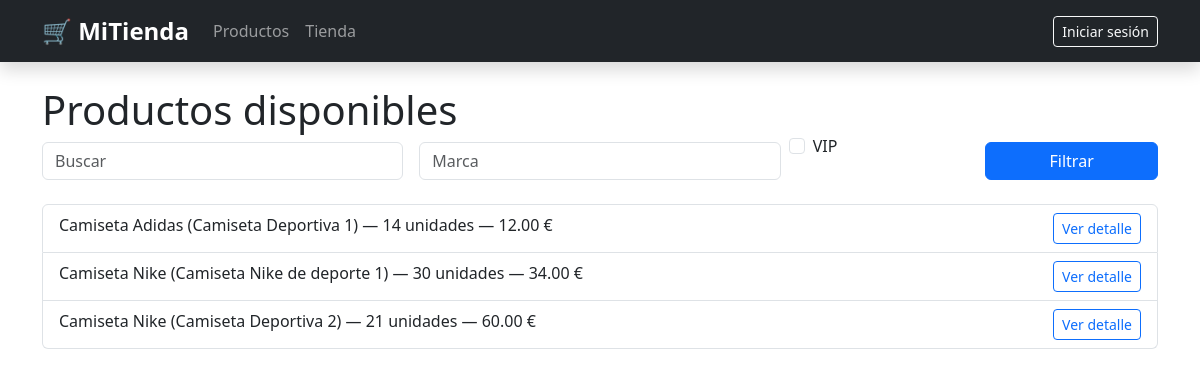
The app's page /tienda/ with its own data.
### tienda/models.py (models this page shows, shortened)
class Producto(models.Model):
    nombre = models.CharField(max_length=100, blank = False, null=True )
    modelo = models.CharField(max_length=100, blank = False, null=True )
    unidades = models.IntegerField( blank = False)
    precio = models.DecimalField(max_digits=10, decimal_places=2, default=0.00)
    vip = models.BooleanField(default= False)
    marca = models.ForeignKey("Marca",on_delete=models.CASCADE)

### tienda/views.py (the view)
# urls.py: path('', views.listado_productos_compra, name='tienda'),
def listado_productos_compra(request):
    productos = list(Producto.objects.all())
    buscar = request.GET.get('buscar', '').lower()
    vip = request.GET.get('vip', '')
    marca = request.GET.get('marca', '').lower()
    if buscar:
        productos = [p for p in productos if buscar in p.nombre.lower() or buscar in p.modelo.lower()]
    if vip:
        productos = [p for p in productos if p.vip]
    if marca:
        productos = [p for p in productos if marca in p.marca.nombre.lower()]
    return render(request, 'tienda/tienda.html', {'productos': productos})

### tienda/templates/tienda/tienda.html (shortened to what this page needs)
{% extends 'tienda/base.html' %}
{% block content %}
<h1>Productos disponibles</h1>
<form method="get" class="row g-3 mb-4">
    <div class="col-md-4">
        <input class="form-control" type="text" name="buscar" placeholder="Buscar"
               value="{{ request.GET.buscar }}">
    </div>
    <div class="col-md-4">
        <input class="form-control" type="text" name="marca" placeholder="Marca"
               value="{{ request.GET.marca }}">
    </div>
    <div class="col-md-2 form-check mt-2">
        <input class="form-check-input" type="checkbox" name="vip" value="1"
               {% if request.GET.vip %}checked{% endif %}>
        <label class="form-check-label">VIP</label>
    </div>
    <div class="col-md-2">
        <button class="btn btn-primary w-100" type="submit">Filtrar</button>
    </div>
</form>
<ul class="list-group">
{% for producto in productos %}
    <li class="list-group-item">
        {{ producto.nombre }} ({{ producto.modelo }}) —
        {{ producto.unidades }} unidades —
        {{ producto.precio }} €
        <a class="btn btn-sm btn-outline-primary float-end"
           href="{% url 'checkout' producto.pk %}">Ver detalle</a>
    </li>
{% endfor %}
</ul>
{% endblock %}

### records on screen
Producto: nombre "Camiseta Adidas", modelo "Camiseta Deportiva 1", unidades "14", precio "12.00"
Producto: nombre "Camiseta Nike", modelo "Camiseta Nike de deporte 1", unidades "30", precio "34.00"
Producto: nombre "Camiseta Nike", modelo "Camiseta Deportiva 2", unidades "21", precio "60.00"
